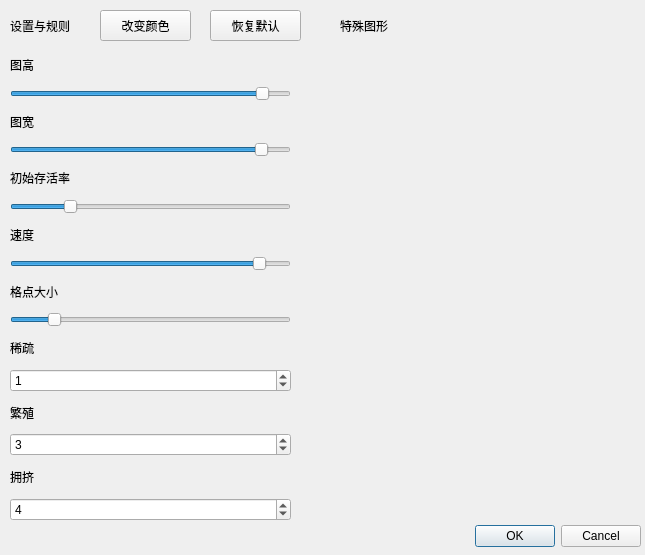
<?xml version="1.0" encoding="UTF-8"?>
<ui version="4.0">
 <class>setting</class>
 <widget class="QDialog" name="setting">
  <property name="geometry">
   <rect>
    <x>0</x>
    <y>0</y>
    <width>645</width>
    <height>555</height>
   </rect>
  </property>
  <property name="windowTitle">
   <string>Dialog</string>
  </property>
  <widget class="QDialogButtonBox" name="buttonBox">
   <property name="geometry">
    <rect>
     <x>300</x>
     <y>520</y>
     <width>341</width>
     <height>32</height>
    </rect>
   </property>
   <property name="orientation">
    <enum>Qt::Horizontal</enum>
   </property>
   <property name="standardButtons">
    <set>QDialogButtonBox::Cancel|QDialogButtonBox::Ok</set>
   </property>
  </widget>
  <widget class="QLabel" name="label">
   <property name="geometry">
    <rect>
     <x>10</x>
     <y>10</y>
     <width>111</width>
     <height>31</height>
    </rect>
   </property>
   <property name="text">
    <string>设置与规则</string>
   </property>
  </widget>
  <widget class="QWidget" name="verticalLayoutWidget">
   <property name="geometry">
    <rect>
     <x>10</x>
     <y>50</y>
     <width>281</width>
     <height>471</height>
    </rect>
   </property>
   <layout class="QVBoxLayout" name="verticalLayout">
    <item>
     <widget class="QLabel" name="label_2">
      <property name="text">
       <string>图高</string>
      </property>
     </widget>
    </item>
    <item>
     <widget class="QSlider" name="hSlider">
      <property name="minimum">
       <number>100</number>
      </property>
      <property name="maximum">
       <number>600</number>
      </property>
      <property name="singleStep">
       <number>5</number>
      </property>
      <property name="value">
       <number>561</number>
      </property>
      <property name="orientation">
       <enum>Qt::Horizontal</enum>
      </property>
     </widget>
    </item>
    <item>
     <widget class="QLabel" name="label_3">
      <property name="text">
       <string>图宽</string>
      </property>
     </widget>
    </item>
    <item>
     <widget class="QSlider" name="wSlider">
      <property name="minimum">
       <number>100</number>
      </property>
      <property name="maximum">
       <number>800</number>
      </property>
      <property name="singleStep">
       <number>5</number>
      </property>
      <property name="value">
       <number>741</number>
      </property>
      <property name="orientation">
       <enum>Qt::Horizontal</enum>
      </property>
     </widget>
    </item>
    <item>
     <widget class="QLabel" name="label_4">
      <property name="text">
       <string>初始存活率</string>
      </property>
     </widget>
    </item>
    <item>
     <widget class="QSlider" name="liveRate">
      <property name="maximum">
       <number>100</number>
      </property>
      <property name="singleStep">
       <number>1</number>
      </property>
      <property name="pageStep">
       <number>1</number>
      </property>
      <property name="value">
       <number>20</number>
      </property>
      <property name="orientation">
       <enum>Qt::Horizontal</enum>
      </property>
     </widget>
    </item>
    <item>
     <widget class="QLabel" name="label_5">
      <property name="text">
       <string>速度</string>
      </property>
     </widget>
    </item>
    <item>
     <widget class="QSlider" name="speedSlider">
      <property name="minimum">
       <number>1</number>
      </property>
      <property name="maximum">
       <number>100</number>
      </property>
      <property name="singleStep">
       <number>1</number>
      </property>
      <property name="pageStep">
       <number>1</number>
      </property>
      <property name="value">
       <number>91</number>
      </property>
      <property name="orientation">
       <enum>Qt::Horizontal</enum>
      </property>
     </widget>
    </item>
    <item>
     <widget class="QLabel" name="label_11">
      <property name="text">
       <string>格点大小</string>
      </property>
     </widget>
    </item>
    <item>
     <widget class="QSlider" name="gridSlider">
      <property name="minimum">
       <number>1</number>
      </property>
      <property name="maximum">
       <number>30</number>
      </property>
      <property name="singleStep">
       <number>1</number>
      </property>
      <property name="pageStep">
       <number>1</number>
      </property>
      <property name="value">
       <number>5</number>
      </property>
      <property name="orientation">
       <enum>Qt::Horizontal</enum>
      </property>
     </widget>
    </item>
    <item>
     <widget class="QLabel" name="label_7">
      <property name="text">
       <string>稀疏</string>
      </property>
     </widget>
    </item>
    <item>
     <widget class="QSpinBox" name="fewBox">
      <property name="maximum">
       <number>3</number>
      </property>
      <property name="value">
       <number>1</number>
      </property>
     </widget>
    </item>
    <item>
     <widget class="QLabel" name="label_8">
      <property name="text">
       <string>繁殖</string>
      </property>
     </widget>
    </item>
    <item>
     <widget class="QSpinBox" name="bornBox">
      <property name="minimum">
       <number>2</number>
      </property>
      <property name="maximum">
       <number>5</number>
      </property>
      <property name="value">
       <number>3</number>
      </property>
     </widget>
    </item>
    <item>
     <widget class="QLabel" name="label_9">
      <property name="text">
       <string>拥挤</string>
      </property>
     </widget>
    </item>
    <item>
     <widget class="QSpinBox" name="manyBox">
      <property name="minimum">
       <number>3</number>
      </property>
      <property name="maximum">
       <number>7</number>
      </property>
      <property name="value">
       <number>4</number>
      </property>
     </widget>
    </item>
   </layout>
  </widget>
  <widget class="QPushButton" name="pushButton">
   <property name="geometry">
    <rect>
     <x>210</x>
     <y>10</y>
     <width>91</width>
     <height>31</height>
    </rect>
   </property>
   <property name="text">
    <string>恢复默认</string>
   </property>
  </widget>
  <widget class="QLabel" name="label_6">
   <property name="geometry">
    <rect>
     <x>340</x>
     <y>10</y>
     <width>111</width>
     <height>31</height>
    </rect>
   </property>
   <property name="text">
    <string>特殊图形</string>
   </property>
  </widget>
  <widget class="QPushButton" name="pushButton_2">
   <property name="geometry">
    <rect>
     <x>100</x>
     <y>10</y>
     <width>91</width>
     <height>31</height>
    </rect>
   </property>
   <property name="text">
    <string>改变颜色</string>
   </property>
  </widget>
 </widget>
 <resources/>
 <connections>
  <connection>
   <sender>buttonBox</sender>
   <signal>accepted()</signal>
   <receiver>setting</receiver>
   <slot>accept()</slot>
   <hints>
    <hint type="sourcelabel">
     <x>248</x>
     <y>254</y>
    </hint>
    <hint type="destinationlabel">
     <x>157</x>
     <y>274</y>
    </hint>
   </hints>
  </connection>
  <connection>
   <sender>buttonBox</sender>
   <signal>rejected()</signal>
   <receiver>setting</receiver>
   <slot>reject()</slot>
   <hints>
    <hint type="sourcelabel">
     <x>316</x>
     <y>260</y>
    </hint>
    <hint type="destinationlabel">
     <x>286</x>
     <y>274</y>
    </hint>
   </hints>
  </connection>
 </connections>
</ui>
